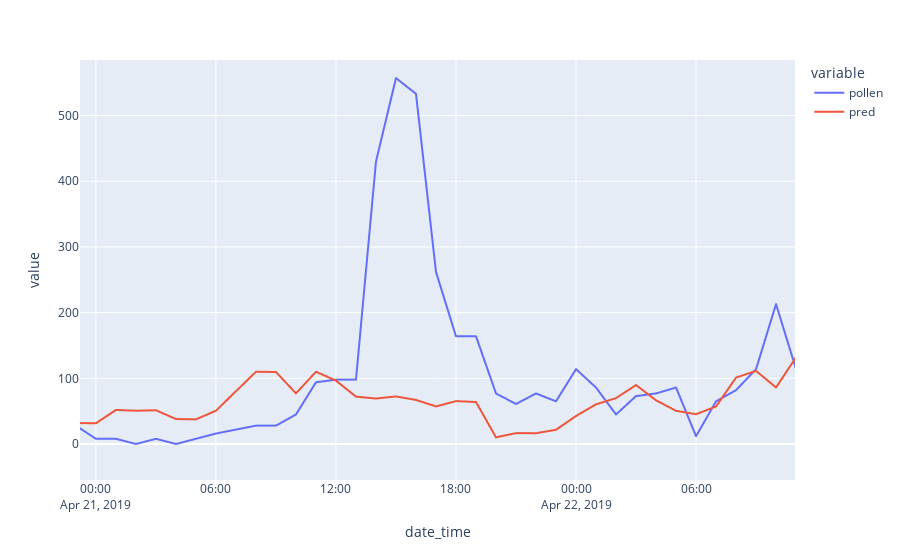

Notebook cell for this chart:
### Code cell
px.line(result[["pollen","pred"]])

### Figure 1 — Plotly figure (JSON) as saved in the notebook; plotly's stock layout.template omitted (floating-point values rounded to 4 significant figures; data arrays with more than 128 entries replaced by an {"elided": "..."} marker saying what was removed)
{"data": [{"hovertemplate": "variable=pollen<br>date_time=%{x}<br>value=%{y}<extra></extra>", "legendgroup": "pollen", "line": {"color": "#636efa", "dash": "solid"}, "mode": "lines", "name": "pollen", "showlegend": true, "type": "scattergl", "x": {"elided": "5760 str values"}, "xaxis": "x", "y": {"elided": "5760 int values"}, "yaxis": "y"}, {"hovertemplate": "variable=pred<br>date_time=%{x}<br>value=%{y}<extra></extra>", "legendgroup": "pred", "line": {"color": "#EF553B", "dash": "solid"}, "mode": "lines", "name": "pred", "showlegend": true, "type": "scattergl", "x": {"elided": "5760 str values"}, "xaxis": "x", "y": {"elided": "5760 float values"}, "yaxis": "y"}], "layout": {"autosize": true, "legend": {"title": {"text": "variable"}, "tracegroupgap": 0}, "margin": {"t": 60}, "xaxis": {"anchor": "y", "autorange": false, "domain": [0, 1], "range": ["2019-04-20 23:12:13.4369", "2019-04-22 10:56:51.2087"], "title": {"text": "date_time"}, "type": "date"}, "yaxis": {"anchor": "x", "autorange": false, "domain": [0, 1], "range": [-54.73, 584.5], "title": {"text": "value"}, "type": "linear"}}}
